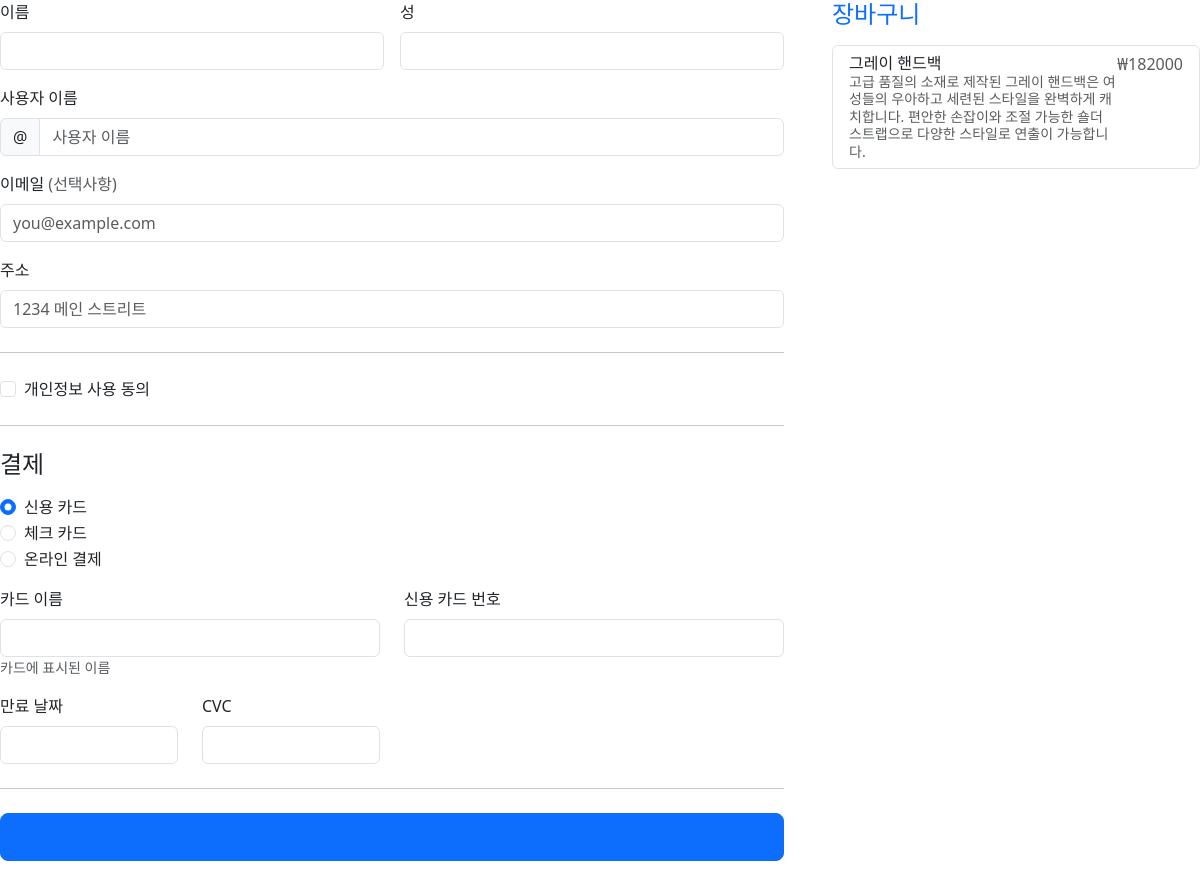
Page /bag/1/payment/ on the committed database.
### bag/models.py (models this page shows)
class Bag(models.Model):
    subject = models.CharField(max_length=200)
    price = models.IntegerField()
    explain = models.CharField(max_length=500)
    img = models.ImageField(upload_to='photo/', default='photo/no_image.png')

### bag/views.py (the view)
# urls.py: path('<int:bag_id>/payment/', PaymentView.as_view(), name='payment'),
class PaymentView(View):
    def get(self, request, bag_id):
        bag = Bag.objects.get(id=bag_id)
        context = {'bag': bag}
        return render(request, 'bag/payment.html', context)

### templates/bag/payment.html (shortened to what this page needs)
<link href="https://cdn.jsdelivr.net/npm/bootstrap@5.3.1/dist/css/bootstrap.min.css" rel="stylesheet">
<div class="row g-5">
    <div class="col-md-5 col-lg-4 order-md-last">
        <h4 class="d-flex justify-content-between align-items-center mb-3">
          <span class="text-primary"><font style="vertical-align: inherit;"><font style="vertical-align: inherit;">장바구니</font></font></span>
        </h4>
        <ul class="list-group mb-3">
          <li class="list-group-item d-flex justify-content-between lh-sm">
            <div>
                <h6 class="my-0"><font style="vertical-align: inherit;"><font style="vertical-align: inherit;">{{ bag.subject }}</font></font></h6>
                <small class="text-body-secondary"><font style="vertical-align: inherit;"><font style="vertical-align: inherit;">{{ bag.explain }}</font></font></small>
            </div>
            <span class="text-body-secondary"><font style="vertical-align: inherit;"><font style="vertical-align: inherit;">₩{{ bag.price }}</font></font></span>
          </li>
        </ul>
      </div>
    <div class="col-md-7 col-lg-8">
      <form class="needs-validation" method="post" novalidate="">
        <div class="row g-3">
          <div class="col-sm-6">
            <label for="firstName" class="form-label"><font style="vertical-align: inherit;"><font style="vertical-align: inherit;">이름</font></font></label>
            <input type="text" class="form-control" id="firstName" placeholder="" value="" required="">
          </div>
          <div class="col-sm-6">
            <label for="lastName" class="form-label"><font style="vertical-align: inherit;"><font style="vertical-align: inherit;">성</font></font></label>
            <input type="text" class="form-control" id="lastName" placeholder="" value="" required="">
          </div>
          <div class="col-12">
            <label for="username" class="form-label"><font style="vertical-align: inherit;"><font style="vertical-align: inherit;">사용자 이름</font></font></label>
            <div class="input-group has-validation">
              <span class="input-group-text"><font style="vertical-align: inherit;"><font style="vertical-align: inherit;">@</font></font></span>
              <input type="text" class="form-control" id="username" placeholder="사용자 이름" required="">
            </div>
          </div>
          <div class="col-12">
            <label for="email" class="form-label"><font style="vertical-align: inherit;"><font style="vertical-align: inherit;">이메일 </font></font><span class="text-body-secondary"><font style="vertical-align: inherit;"><font style="vertical-align: inherit;">(선택사항)</font></font></span></label>
            <input type="email" class="form-control" id="email" placeholder="you@example.com">
          </div>
          <div class="col-12">
            <label for="address" class="form-label"><font style="vertical-align: inherit;"><font style="vertical-align: inherit;">주소</font></font></label>
            <input type="text" class="form-control" id="address" placeholder="1234 메인 스트리트" required="">
          </div>
        </div>
        <hr class="my-4">
        <div class="form-check">
          <input type="checkbox" class="form-check-input" id="save-info">
          <label class="form-check-label" for="save-info"><font style="vertical-align: inherit;"><font style="vertical-align: inherit;">개인정보 사용 동의</font></font></label>
        </div>
        <hr class="my-4">
        <h4 class="mb-3"><font style="vertical-align: inherit;"><font style="vertical-align: inherit;">결제</font></font></h4>
        <div class="my-3">
          <div class="form-check">
            <input id="credit" name="paymentMethod" type="radio" class="form-check-input"
                checked="" required="">
            <label class="form-check-label" for="credit"><font style="vertical-align: inherit;"><font style="vertical-align: inherit;">신용 카드</font></font></label>
        </div>
        <div class="form-check">
            <input id="debit" name="paymentMethod" type="radio" class="form-check-input" required="">
            <label class="form-check-label" for="debit"><font style="vertical-align: inherit;"><font style="vertical-align: inherit;">체크 카드</font></font></label>
        </div>
        <div class="form-check">
            <input id="paypal" name="paymentMethod" type="radio" class="form-check-input" required="">
            <label class="form-check-label" for="paypal"><font style="vertical-align: inherit;"><font style="vertical-align: inherit;">온라인 결제</font></font></label>
        </div>
    </div>
    <div class="row gy-3">
          <div class="col-md-6">
            <label for="cc-name" class="form-label"><font style="vertical-align: inherit;"><font style="vertical-align: inherit;">카드 이름</font></font></label>
            <input type="text" class="form-control" id="cc-name" placeholder="" required="">
            <small class="text-body-secondary"><font style="vertical-align: inherit;"><font style="vertical-align: inherit;">카드에 표시된 이름</font></font></small>
          </div>
          <div class="col-md-6">
            <label for="cc-number" class="form-label"><font style="vertical-align: inherit;"><font style="vertical-align: inherit;">신용 카드 번호</font></font></label>
            <input type="text" class="form-control" id="cc-number" placeholder="" required="">
          </div>
          <div class="col-md-3">
            <label for="cc-expiration" class="form-label"><font style="vertical-align: inherit;"><font style="vertical-align: inherit;">만료 날짜</font></font></label>
            <input type="text" class="form-control" id="cc-expiration" placeholder="" required="">
          </div>
          <div class="col-md-3">
            <label for="cc-cvv" class="form-label"><font style="vertical-align: inherit;"><font style="vertical-align: inherit;">CVC</font></font></label>
            <input type="text" class="form-control" id="cc-cvv" placeholder="" required="">
          </div>
        </div>
        <hr class="my-4">
        <button class="w-100 btn btn-primary btn-lg" type="submit"><font style="vertical-align: inherit;"><font style="vertical-align: inherit;"><a href="/bag">결제 완료 하기</a></font></font></button>
    </form>
</div>
</div>
</body>
</html>

### rows in the picture
Bag: subject "그레이 핸드백", explain "고급 품질의 소재로 제작된 그레이 핸드백은 여성들의 우아하고 세련된 스타일을 완벽하게 캐치합니다. 편안한 손잡이와 조절 가능한 숄더 스트랩으로 다양한 스타일로 연출이 가능합니다.", price "182000"
